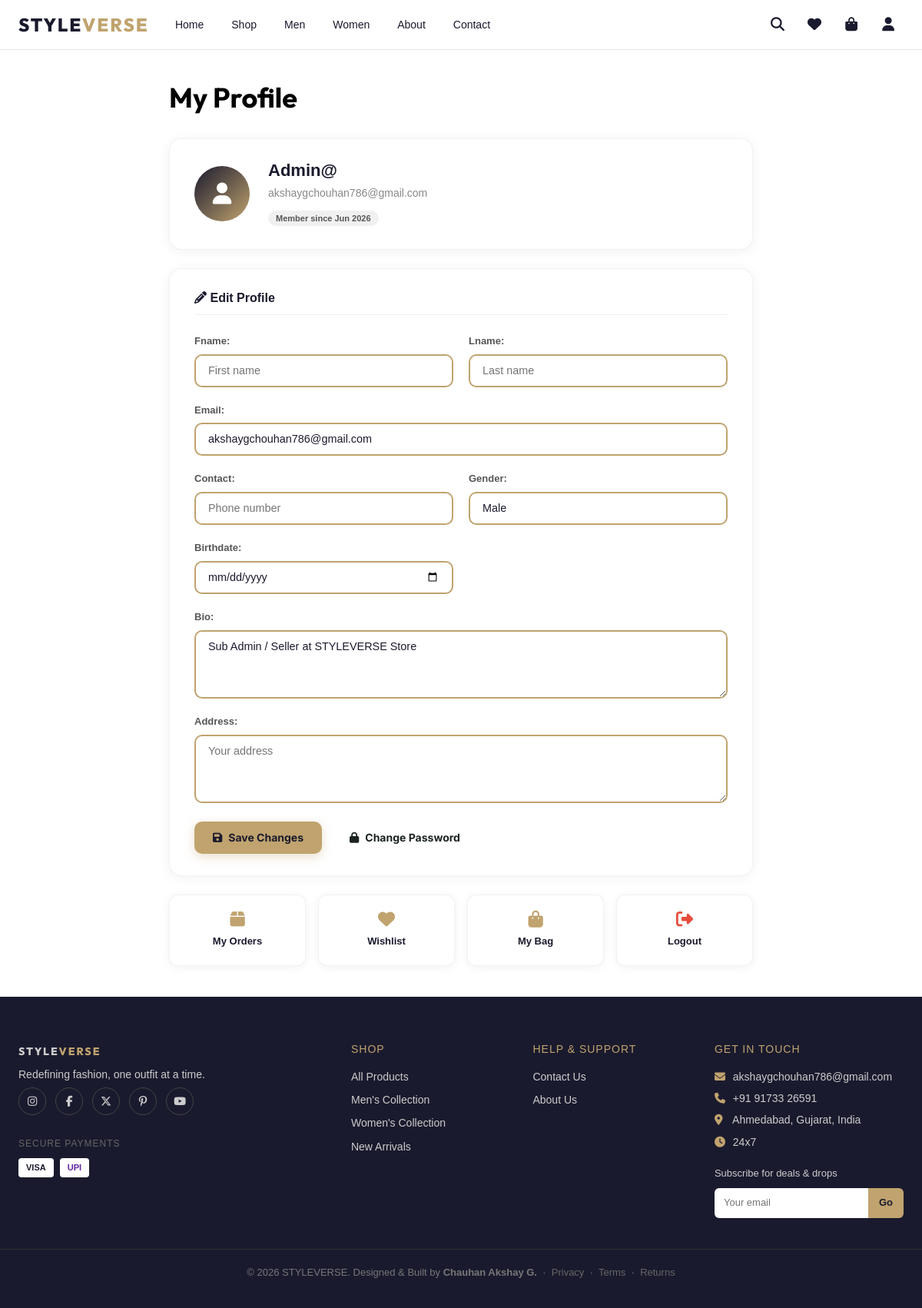
Page /profile/ (signed in) on the committed database.
### shopapp/models.py (models this page shows, shortened)
class UserProfile(models.Model):
    user = models.OneToOneField(User, on_delete=models.CASCADE)
    fname = models.CharField(max_length=50)
    lname = models.CharField(max_length=50)
    bio = models.TextField()
    email = models.EmailField()
    birthdate = models.DateField(blank=True, null=True)
    contact = models.CharField(max_length=10)
    gender = models.CharField(max_length=20)
    address = models.TextField()

### shopapp/views.py (the view)
# urls.py: path('profile/', views.editprofile, name='editprofile'),
@login_required
def editprofile(request):
    profile, _ = UserProfile.objects.get_or_create(
        user=request.user,
        defaults={
            'fname': request.user.first_name,
            'lname': request.user.last_name,
            'email': request.user.email,
            'bio': '', 'contact': '', 'gender': '', 'address': '',
        }
    )
    if request.method == 'POST':
        form = UserProfileForm(request.POST, instance=profile)
        if form.is_valid():
            form.save()
            request.user.email = form.cleaned_data['email']
            request.user.first_name = form.cleaned_data['fname']
            request.user.last_name = form.cleaned_data['lname']
            request.user.save()
            messages.success(request, 'Profile updated successfully!')
            return redirect('editprofile')
        else:
            messages.error(request, 'Please correct the errors below.')
    else:
        form = UserProfileForm(instance=profile)
    return render(request, 'login/editprofile.html', {'form': form, 'profile': profile})

### shopapp/context_processors.py (called while the page is built)
def cart_context(request):
    cart = request.session.get('cart', {})
    cart_count = sum(item.get('quantity', 0) for item in cart.values())
    return {'cart_count': cart_count}

def wishlist_context(request):
    wishlist_count = 0
    if request.user.is_authenticated:
        wishlist_count = Wishlist.objects.filter(user=request.user).count()
    return {'wishlist_count': wishlist_count}

def admin_approval_context(request):
    pending_approval_count = 0
    if request.user.is_authenticated and (request.user.is_staff or request.user.is_superuser):
        if request.user.is_superuser:
            pending_approval_count = ProductRequest.objects.filter(status='pending').count()
        else:
            pending_approval_count = ProductRequest.objects.filter(user=request.user, status='pending').count()
    return {'pending_approval_count': pending_approval_count}

### templates/login/editprofile.html (shortened to what this page needs)
{% extends 'base.html' %}
{% load static %}
{% block content %}
<section class="sv-section">
  <div class="sv-container" style="max-width:800px;">
    <h1 class="sv-page-title">My Profile</h1>
    <div class="ep-card-header">
      <div class="ep-avatar">
        <i class="fa fa-user"></i>
      </div>
      <div>
        <h2>{{ request.user.username }}</h2>
        <p>{{ request.user.email }}</p>
        <span class="ep-badge">Member since {{ request.user.date_joined|date:"M Y" }}</span>
      </div>
    </div>
    <div class="ep-card">
      <h3 class="ep-section-title"><i class="fa fa-pencil-alt"></i> Edit Profile</h3>
      <form method="POST" action="{% url 'editprofile' %}">
        <div class="ep-form-grid">
          <div class="ep-form-group">
            {{ form.fname.label_tag }}
            {{ form.fname }}
          </div>
          <div class="ep-form-group">
            {{ form.lname.label_tag }}
            {{ form.lname }}
          </div>
          <div class="ep-form-group ep-form-group--full">
            {{ form.email.label_tag }}
            {{ form.email }}
          </div>
          <div class="ep-form-group">
            {{ form.contact.label_tag }}
            {{ form.contact }}
          </div>
          <div class="ep-form-group">
            {{ form.gender.label_tag }}
            {{ form.gender }}
          </div>
          <div class="ep-form-group">
            {{ form.birthdate.label_tag }}
            {{ form.birthdate }}
          </div>
          <div class="ep-form-group ep-form-group--full">
            {{ form.bio.label_tag }}
            {{ form.bio }}
          </div>
          <div class="ep-form-group ep-form-group--full">
            {{ form.address.label_tag }}
            {{ form.address }}
          </div>
        </div>
        <div style="display:flex;gap:12px;margin-top:8px;">
          <button type="submit" class="sv-btn sv-btn--gold">
            <i class="fa fa-save"></i> Save Changes
          </button>
          <a href="{% url 'changepassword' %}" class="sv-btn sv-btn--outline">
            <i class="fa fa-lock"></i> Change Password
          </a>
        </div>
      </form>
    </div>
    <div class="ep-quick-links">
      <a href="{% url 'orders' %}" class="ep-quick-link">
        <i class="fa fa-box"></i>
        <span>My Orders</span>
      </a>
      <a href="{% url 'wishlist' %}" class="ep-quick-link">
        <i class="fa fa-heart"></i>
        <span>Wishlist</span>
      </a>
      <a href="{% url 'cart' %}" class="ep-quick-link">
        <i class="fa fa-shopping-bag"></i>
        <span>My Bag</span>
      </a>
      <a href="{% url 'logout' %}" class="ep-quick-link ep-quick-link--danger">
        <i class="fa fa-sign-out-alt"></i>
        <span>Logout</span>
      </a>
    </div>
  </div>
</section>
{% endblock %}

### static/css/styleverse.css (style rules this page uses)
:root { --sv-black: #1a1a2e; --sv-dark: #16213e; --sv-accent: #c0a36e; --sv-accent2: #e8d5b7; --sv-white: #ffffff; --sv-light: #f8f7f4; --sv-gray: #e5e5e5; --sv-muted: #888; --sv-danger: #e74c3c; --sv-success: #27ae60; --sv-warning: #f39c12; --sv-radius: 12px; --sv-shadow: 0 4px 24px rgba(0, 0, 0, .08); --sv-font: 'Inter', sans-serif; --sv-font-display: 'Outfit', sans-serif; }
*, *::before, *::after { margin: 0; padding: 0; box-sizing: border-box; }
html, body { width: 100%; overflow-x: hidden; }
body { font-family: var(--sv-font); color: var(--sv-black); background: var(--sv-white); line-height: 1.6; }
a { text-decoration: none; color: inherit; }
.sv-btn { display: inline-flex; align-items: center; justify-content: center; gap: 8px; padding: 12px 26px; font-size: 14px; font-weight: 600; border: 1.5px solid transparent; border-radius: 999px; cursor: pointer; background: var(--sv-black, #1B2420); color: #FFFFFF; transition: all 0.25s cubic-bezier(0.165, 0.84, 0.44, 1); font-family: var(--sv-font); text-decoration: none; line-height: 1.3; }
.sv-btn--gold { background: #C0A36E; color: #1B2420; border-color: #C0A36E; font-weight: 700; box-shadow: 0 4px 16px rgba(192, 163, 110, 0.35); }
.sv-btn--outline { background: transparent; border: 1.5px solid #1B2420; color: #1B2420; font-weight: 600; }
.sv-input { width: 100%; padding: 12px 16px; border: 1.5px solid var(--sv-gray); border-radius: 8px; font-size: 14px; font-family: var(--sv-font); transition: .2s; background: #fff; }
textarea.sv-input { resize: vertical; }
.sv-container { max-width: 1400px; margin: 0 auto; padding: 0 24px; }
.sv-section { padding: 60px 0; }
.sv-page-title { font-family: var(--sv-font-display); font-size: 36px; font-weight: 700; margin-bottom: 32px; }
.sv-btn--gold { background: linear-gradient(135deg, var(--sv-accent), #d4b87a); color: var(--sv-black); font-weight: 700; }
.sv-input, .sv-form-group input[type="text"], .sv-form-group input[type="email"], .sv-form-group input[type="password"], .sv-form-group select, .sv-form-group textarea { width: 100%; padding: 12px 16px; font-size: 14px; font-family: var(--sv-font); color: var(--sv-black); background: #ffffff; border: 2px solid #c0a36e !important; border-radius: 10px; outline: none; transition: border-color 0.2s ease, box-shadow 0.2s ease, background 0.2s ease; }
.sv-btn { display: inline-flex; align-items: center; justify-content: center; gap: 8px; padding: 12px 24px; font-family: var(--sv-font); font-size: 14px; font-weight: 700; border-radius: 10px; border: none; cursor: pointer; text-decoration: none; transition: all 0.2s ease; }
.sv-btn--gold { background: var(--sv-accent); color: var(--sv-black); box-shadow: 0 4px 14px rgba(192, 163, 110, 0.35); }

### static/css/list.css (style rules this page uses)
* { box-sizing: border-box; margin: 0; padding: 0; }
body { font-family: 'Montserrat', sans-serif; background-color: var(--sv-body-bg); color: var(--sv-text-dark); }
.sv-container { max-width: 1200px; margin: 0 auto; padding: 0 20px; }
.sv-section { padding: 40px 0; }
.sv-input { padding: 8px 16px; border: 1px solid var(--sv-border-color); background-color: white; font-family: inherit; font-size: 0.9rem; outline: none; }

### rows in the picture
UserProfile: email "akshaygchouhan786@gmail.com", gender "Male", bio "Sub Admin / Seller at STYLEVERSE Store"

### other values in the picture
{{ request.user.username }} "Admin@"
{{ request.user.email }} "akshaygchouhan786@gmail.com"
{{ request.user.date_joined|date:"M Y" }} "Jun 2026"
